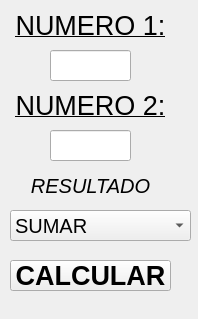
<?xml version="1.0" encoding="UTF-8"?>
<ui version="4.0">
 <class>MainWindow</class>
 <widget class="QMainWindow" name="MainWindow">
  <property name="geometry">
   <rect>
    <x>0</x>
    <y>0</y>
    <width>198</width>
    <height>319</height>
   </rect>
  </property>
  <property name="windowTitle">
   <string>MainWindow</string>
  </property>
  <widget class="QWidget" name="centralwidget">
   <widget class="QLabel" name="etiqueta1">
    <property name="geometry">
     <rect>
      <x>10</x>
      <y>10</y>
      <width>161</width>
      <height>31</height>
     </rect>
    </property>
    <property name="font">
     <font>
      <pointsize>20</pointsize>
      <underline>true</underline>
     </font>
    </property>
    <property name="text">
     <string>NUMERO 1:</string>
    </property>
    <property name="alignment">
     <set>Qt::AlignCenter</set>
    </property>
   </widget>
   <widget class="QLineEdit" name="numero1">
    <property name="geometry">
     <rect>
      <x>50</x>
      <y>50</y>
      <width>81</width>
      <height>31</height>
     </rect>
    </property>
    <property name="font">
     <font>
      <pointsize>15</pointsize>
     </font>
    </property>
    <property name="text">
     <string/>
    </property>
    <property name="alignment">
     <set>Qt::AlignCenter</set>
    </property>
   </widget>
   <widget class="QLabel" name="etiqueta2">
    <property name="geometry">
     <rect>
      <x>10</x>
      <y>90</y>
      <width>161</width>
      <height>31</height>
     </rect>
    </property>
    <property name="font">
     <font>
      <pointsize>20</pointsize>
      <underline>true</underline>
     </font>
    </property>
    <property name="text">
     <string>NUMERO 2:</string>
    </property>
    <property name="alignment">
     <set>Qt::AlignCenter</set>
    </property>
   </widget>
   <widget class="QLineEdit" name="numero2">
    <property name="geometry">
     <rect>
      <x>50</x>
      <y>130</y>
      <width>81</width>
      <height>31</height>
     </rect>
    </property>
    <property name="font">
     <font>
      <pointsize>15</pointsize>
     </font>
    </property>
    <property name="text">
     <string/>
    </property>
    <property name="alignment">
     <set>Qt::AlignCenter</set>
    </property>
   </widget>
   <widget class="QPushButton" name="btn_calcular">
    <property name="geometry">
     <rect>
      <x>10</x>
      <y>260</y>
      <width>161</width>
      <height>31</height>
     </rect>
    </property>
    <property name="font">
     <font>
      <pointsize>20</pointsize>
      <weight>75</weight>
      <bold>true</bold>
     </font>
    </property>
    <property name="text">
     <string>CALCULAR</string>
    </property>
   </widget>
   <widget class="QLabel" name="lbl_resultado">
    <property name="geometry">
     <rect>
      <x>10</x>
      <y>170</y>
      <width>161</width>
      <height>31</height>
     </rect>
    </property>
    <property name="font">
     <font>
      <pointsize>15</pointsize>
      <italic>true</italic>
     </font>
    </property>
    <property name="text">
     <string>RESULTADO</string>
    </property>
    <property name="alignment">
     <set>Qt::AlignCenter</set>
    </property>
   </widget>
   <widget class="QComboBox" name="comboBox">
    <property name="geometry">
     <rect>
      <x>10</x>
      <y>210</y>
      <width>181</width>
      <height>31</height>
     </rect>
    </property>
    <property name="font">
     <font>
      <pointsize>15</pointsize>
     </font>
    </property>
    <item>
     <property name="text">
      <string>SUMAR</string>
     </property>
    </item>
    <item>
     <property name="text">
      <string>RESTAR</string>
     </property>
    </item>
    <item>
     <property name="text">
      <string>MULTIPLICAR</string>
     </property>
    </item>
    <item>
     <property name="text">
      <string>DIVIDIR</string>
     </property>
    </item>
    <item>
     <property name="text">
      <string>POTENCIA</string>
     </property>
    </item>
    <item>
     <property name="text">
      <string>RAIZ</string>
     </property>
    </item>
   </widget>
  </widget>
 </widget>
 <resources/>
 <connections/>
</ui>
